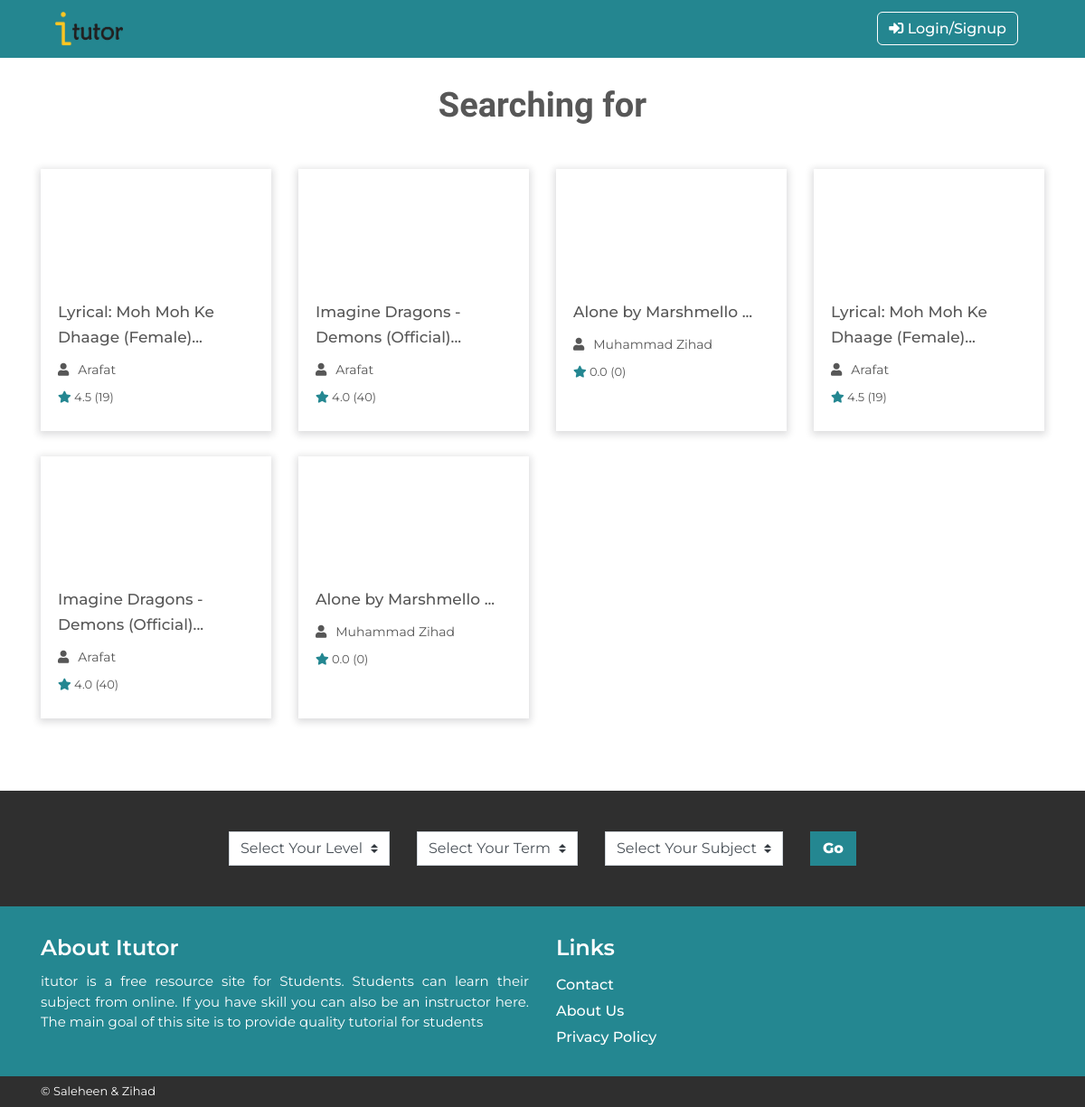
Before: /selected.php with the older database file.
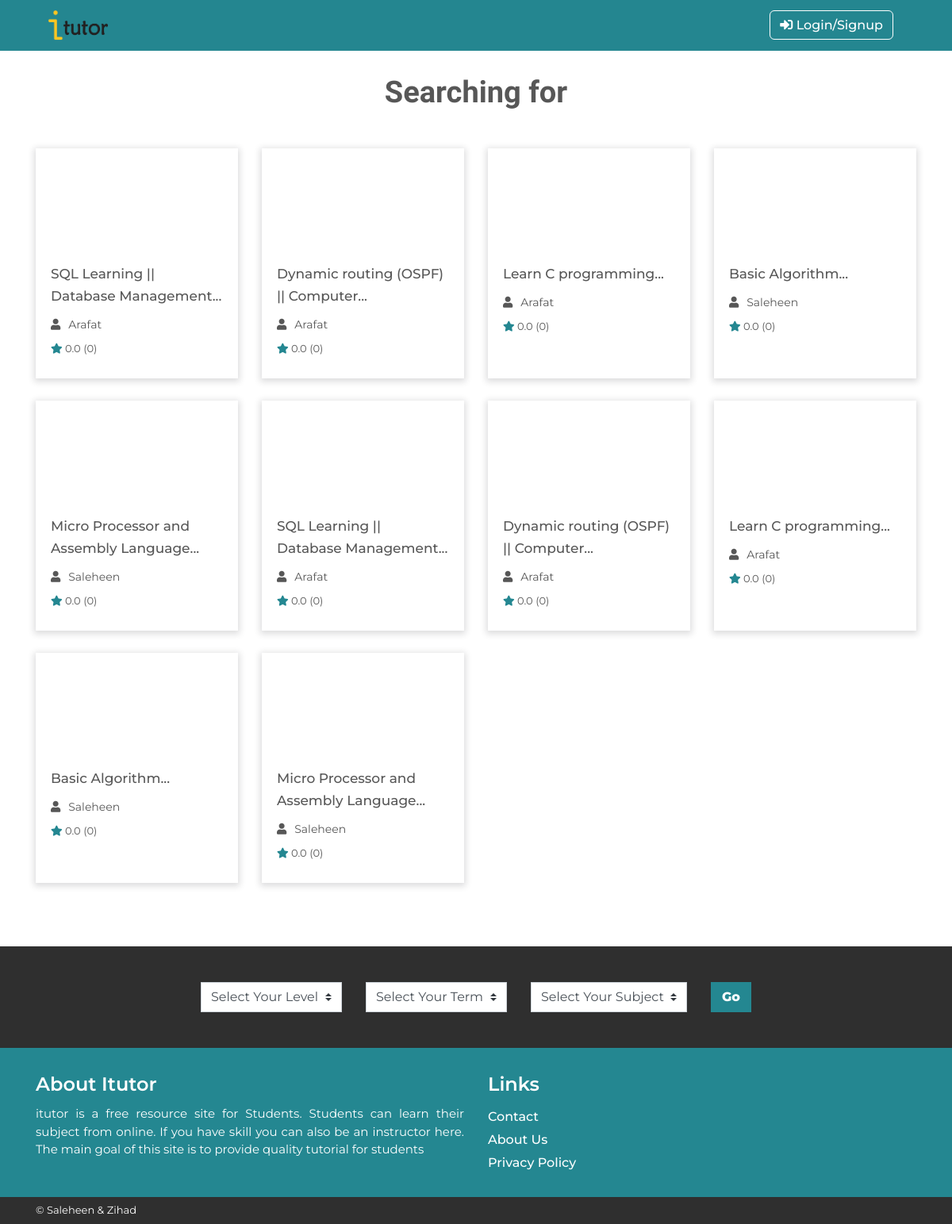
After: the same page with the newer database file.
### tables this page shows
CREATE TABLE `post_init` (
  `post_id` int(100) NOT NULL,
  `title` varchar(255) NOT NULL,
  `catagory` varchar(100) NOT NULL,
  `keyword` text NOT NULL,
  `ins_id` int(6) NOT NULL,
  `rating` float(2,1) NOT NULL DEFAULT '0.0',
  `num_rating` float NOT NULL DEFAULT '0',
  `post_date` date NOT NULL,
  `content` text NOT NULL,
  `image_name` varchar(500) NOT NULL DEFAULT 'img/post_image/default_post.jpg',
  `count_com` int(2) NOT NULL DEFAULT '0',
  `video_status` tinyint(1) NOT NULL DEFAULT '0',
  `video_link` varchar(255) DEFAULT NULL
);

CREATE TABLE `users` (
  `id` int(3) NOT NULL,
  `name` varchar(50) NOT NULL,
  `password` varchar(255) NOT NULL,
  `email` varchar(155) NOT NULL,
  `auth_status` tinyint(1) NOT NULL DEFAULT '0',
  `keyword` varchar(5) NOT NULL,
  `instructor_status` tinyint(1) NOT NULL DEFAULT '0',
  `image` varchar(200) NOT NULL DEFAULT 'img/user/default_user.jpg'
);

### selected.php (the view, shortened to what this page needs)
<?php
include 'mysql.php';
include 'header.php';
?>
    <div class="container">
        <div class="row heading_big">
            <div class="col">
                <h2 class="big_h text-center">Searching for <span><?php echo $search;?></span></h2>
            </div>
        </div>
        <div class="row">
            <?php
                $query="select post_init.post_id,post_init.title,post_init.rating,post_init.num_rating,users.name from post_init,users where LOWER(post_init.title) like '%$search%' and post_init.ins_id=users.id";
                $data = mysqli_query($conn,$query);
                while($post=mysqli_fetch_assoc($data)){
                ?>
                    <div class="col-md-3 col-sm-4">
                        <div class="single_recent_upld">
                            <div class="prevw"></div>
                            <div class="course_txt">
                                <h5><a href="<?php  echo "single.php?post_id=".$post['post_id'];   ?>"><?php  echo excerpt($post['title']);   ?></a></h5>
                                <p><i class="fas fa-user"></i><?php  echo $post['name'];   ?></p>
                                <div class="rate">
                                    <i class="fas fa-star"></i> <span class="rate_val"><?php  echo $post['rating']."  (".$post['num_rating'].")";   ?></span>
                                </div>
                            </div>
                        </div>
                    </div>
                <?php
                }
                $query="select post_init.post_id,post_init.title,post_init.rating,post_init.num_rating,users.name from post_init,users where post_init.keyword like '%$search%' and post_init.ins_id=users.id";
                $data = mysqli_query($conn,$query);
                while($post=mysqli_fetch_assoc($data)){
                ?>
                    <div class="col-md-3 col-sm-4">
                        <div class="single_recent_upld">
                            <div class="prevw"></div>
                            <div class="course_txt">
                                <h5><a href="<?php  echo "single.php?post_id=".$post['post_id'];   ?>"><?php  echo excerpt($post['title']);   ?></a></h5>
                                <p><i class="fas fa-user"></i><?php  echo $post['name'];   ?></p>
                                <div class="rate">
                                    <i class="fas fa-star"></i> <span class="rate_val"><?php  echo $post['rating']."  (".$post['num_rating'].")";   ?></span>
                                </div>
                            </div>
                        </div>
                    </div>
                <?php
                }
            ?>
        </div>
    </div>
    <div class="sem_select_area selectd_cat_page">
        <div class="container">
            <form>
                <div class="row justify-content-center">
                    <form action="">
                        <div class="col-auto">
                            <div class="single_op">
                                <select class="custom-select">
                                  <option selected>Select Your Level</option>
                                </select>
                            </div>
                        </div>
                        <div class="col-auto">
                            <div class="single_op">
                                <select class="custom-select">
                                  <option selected>Select Your Term</option>
                                </select>
                            </div>
                        </div>
                        <div class="col-auto">
                            <div class="single_op">
                                <select class="custom-select">
                                  <option selected>Select Your Subject</option>
                                </select>
                            </div>
                        </div>
                        <div class="col-auto">
                            <button class="btn sub_btn slcd_btn" type="submit">Go</button>
                        </div>
                </div>
                </form>
        </div>
    </div>
<?php
    include 'footer.php';
    function excerpt($title) {
        $cutOffLength=30;
        $charAtPosition = "";
        $titleLength = strlen($title);
        do {
            $cutOffLength++;
            $charAtPosition = substr($title, $cutOffLength, 1);
        } while ($cutOffLength < $titleLength && $charAtPosition != " ");
        return substr($title, 0, $cutOffLength) . '...';
    }
?>

### header.php (shortened to what this page needs)
<!DOCTYPE html>
<html lang="en">
<head>
    <link rel="stylesheet" href="css/bootstrap.min.css">
    <link rel="stylesheet" href="https://use.fontawesome.com/releases/v5.7.2/css/solid.css">
    <link rel="stylesheet" href="https://use.fontawesome.com/releases/v5.7.2/css/fontawesome.css">
    <link rel="stylesheet" href="css/style.css">
    <link rel="stylesheet" href="single-page.css">
</head>
<body>
<div class="nav_2">
<div class="container">
<nav class="navbar navbar-expand-lg navbar-light cust_nav_bg">
  <a class="navbar-brand" href="index.php"><img src="img/logo-black.png" style="width:75px;height:38px" alt=""></a>
  <div class="dropdown dropdwn_3">
  <?php if(!isset($_SESSION['name']) || $_SESSION['name']=='') { ?>
            <a class="login_a" href="login-sign-up.php"><i class="fas fa-sign-in-alt"></i> Login/Signup</a><?php } ?>
</div>
</nav>
</div>
</div>

### footer.php (shortened to what this page needs)
  <div class="footer_area">
        <div class="container">
            <div class="row">
                <div class="col">
                    <div class="about_itutor">
                        <h5>About Itutor</h5>
                        <p>itutor is a free resource site for Students. Students can learn their subject from online. If you have skill you can also be an instructor here. The main goal of this site is to provide quality tutorial for students</p>
                    </div>
                </div>
                <div class="col">
                    <div class="footer_menu1">
                        <h5>Links</h5>
                        <ul class="list-unstyled">
                            <li>
                                <a href="#!">Contact</a>
                            </li>
                            <li>
                                <a href="#!">About Us</a>
                            </li>
                            <li>
                                <a href="#!">Privacy Policy</a>
                            </li>
                        </ul>
                    </div>
                </div>
            </div>
        </div>
    </div>
    <div class="footer_copyright_area">
        <div class="container">
            <div class="row">
                <div class="col">
                    <div class="footer_copyright_txt">&copy; Saleheen & Zihad</div>
                </div>
            </div>
        </div>
    </div>
</body>
</html>

### css/style.css (style rules this page uses)
* { margin: 0; padding: 0; }
body { font-family: 'Montserrat', sans-serif; color: #575757; }
img { width: 100%; }
a { color: inherit; }
.login_a { color: #fff; font-weight: 500; margin-right: 13px; padding: 8px 12px; border: 1px solid #fff; border-radius: 6px; }
button.sub_btn { background: #FFC722; font-weight: 800; border-radius: 0; padding-left: 13px; padding-right: 13px; }
.single_op select { border-radius: 0; }
.sem_select_area { margin-top: 52px; margin-bottom: 30px; }
h2.big_h { font-family: cabin; margin-bottom: 47px; margin-top: 30px; font-weight: 700; font-size: 38px; }
.prevw { padding: 64px 0; background: url(../img/lock.jpg); background-position: center center; background-repeat: no-repeat; background-size: cover; }
.course_txt h5 { font-size: 17px; line-height: 28px; margin-top: 16px; margin-bottom: 12px; }
.course_txt p { font-size: 14px; margin-bottom: 10px; }
.course_txt p > i { margin-right: 10px; font-size: 14px; }
.rate { font-size: 13px; }
.rate i { color: #248791; }
.single_recent_upld { box-shadow: 0 2px 8px 2px rgba(20, 23, 28, 0.15); padding-bottom: 29px; margin-bottom: 28px; height:290px; }
.course_txt { margin: 0px 19px; }
.footer_area { background: #248791; color: #fff; padding-top: 32px; padding-bottom: 13px; }
.footer_menu1 li { font-weight: 500; line-height: 29px; font-size: 16px; }
.about_itutor h5, .footer_menu1 h5 { font-size: 24px; margin-bottom: 12px; font-weight: 600; }
.about_itutor p { font-size: 15px; text-align: justify; }
.footer_copyright_area { background: #2F2F2F; color: #fff; padding: 7px 0; font-size: 13px; }
.sem_select_area.selectd_cat_page { background-color: #2F2F2F; padding: 45px 0; margin-bottom: 0; }
button.btn.sub_btn.slcd_btn { background: #248791; color: #fff; }
.nav_2, nav.navbar.navbar-expand-lg.navbar-light.cust_nav_bg { background: #248690; }

Changed rows visible on the page:
removed post_init: title "Lyrical: Moh Moh Ke Dhaage (Female)...", ins.name "Arafat", rating "4.5", num_rating "19"
removed post_init: title "Imagine Dragons - Demons (Official)...", ins.name "Arafat", rating "4.0", num_rating "40"
removed post_init: title "Alone by Marshmello ...", ins.name "Muhammad Zihad", rating "0.0", num_rating "0"
added post_init: title "SQL Learning || Database Management...", ins.name "Arafat", rating "0.0", num_rating "0"
added post_init: title "Dynamic routing (OSPF) || Computer...", ins.name "Arafat", rating "0.0", num_rating "0"
added post_init: title "Learn C programming...", ins.name "Arafat", rating "0.0", num_rating "0"
added post_init: title "Basic Algorithm...", ins.name "Saleheen", rating "0.0", num_rating "0"
added post_init: title "Micro Processor and Assembly Language...", ins.name "Saleheen", rating "0.0", num_rating "0"
